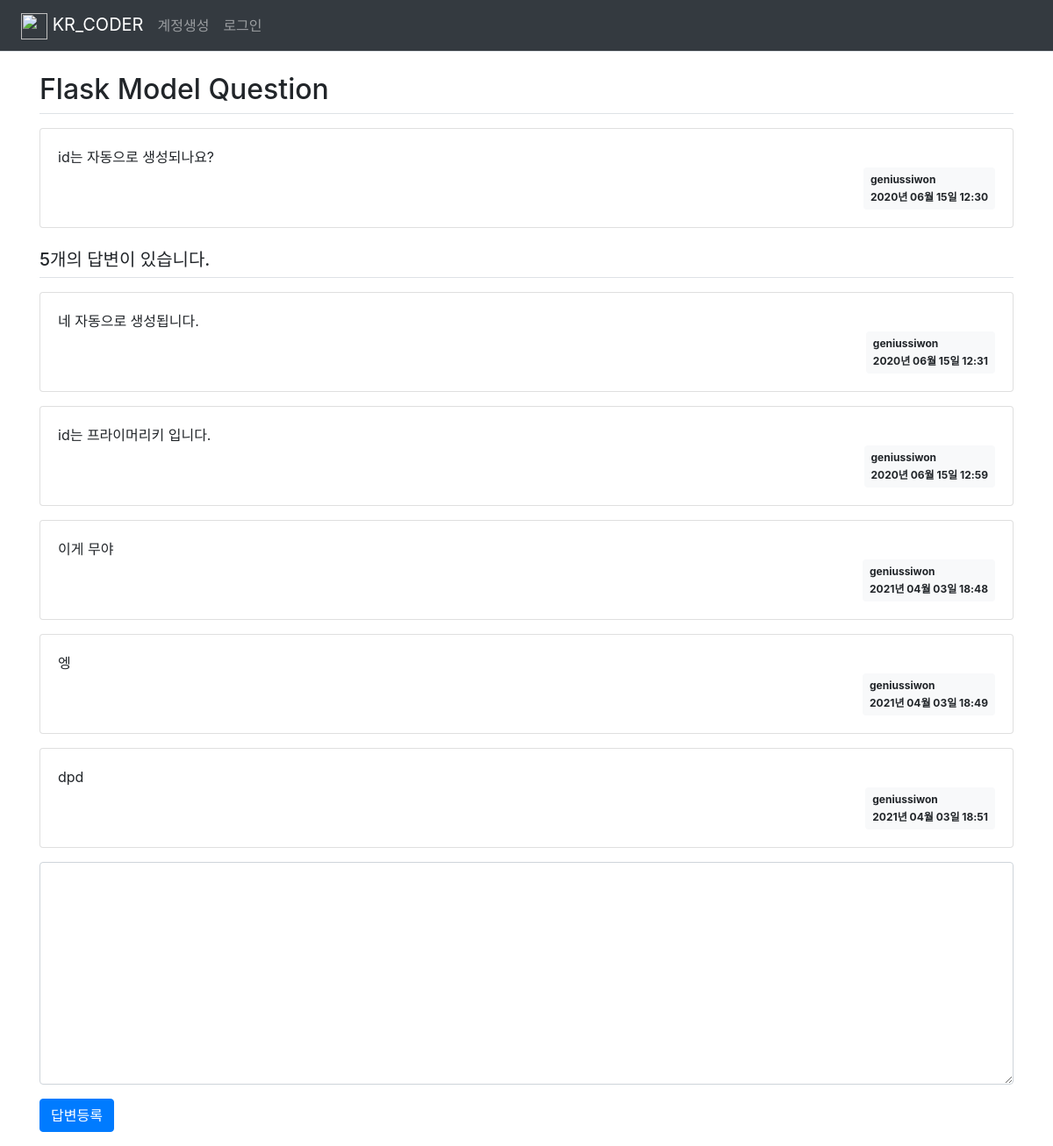
Screenshot of /question/detail/2/ with the database file from the repository.
### pybo/models.py (models this page shows)
class Question(db.Model):
    id = db.Column(db.Integer, primary_key=True)
    subject = db.Column(db.String(200), nullable=False)
    content = db.Column(db.Text(), nullable=False)
    create_date = db.Column(db.DateTime(), nullable=False)
    user_id = db.Column(db.Integer, db.ForeignKey('user.id', ondelete='CASCADE'), nullable=False)
    user = db.relationship('User', backref=db.backref('question_set'))

class User(db.Model):
    id = db.Column(db.Integer, primary_key=True)
    username = db.Column(db.String(150), unique=True, nullable=False)
    password = db.Column(db.String(200), nullable=False)
    email = db.Column(db.String(120), unique=True, nullable=False)

class Answer(db.Model):
    id = db.Column(db.Integer, primary_key=True)
    question_id = db.Column(db.Integer, db.ForeignKey('question.id', ondelete='CASCADE'))
    question = db.relationship('Question', backref=db.backref('answer_set'))
    content = db.Column(db.Text(), nullable=False)
    create_date = db.Column(db.DateTime(), nullable=False)
    user_id = db.Column(db.Integer, db.ForeignKey('user.id', ondelete='CASCADE'), nullable=False)
    user = db.relationship('User', backref=db.backref('answer_set'))

### pybo/views/question_views.py (the view)
@bp.route('/detail/<int:question_id>/')
def detail(question_id):
    form = AnswerForm()
    question = Question.query.get_or_404(question_id)
    return render_template('question/question_detail.html', question=question, form=form)

### pybo/forms.py
class AnswerForm(FlaskForm):
    content = TextAreaField('내용', validators=[DataRequired('내용은 필수입력 항목입니다.')])

### pybo/filter.py (called while the page is built)
def format_datetime(value, fmt='%Y년 %m월 %d일 %H:%M'):
    return value.strftime(fmt)

### pybo/views/auth_views.py (called while the page is built)
@bp.before_app_request
def load_logged_in_user():
    user_id = session.get('user_id')
    if user_id is None:
        g.user = None
    else:
        g.user = User.query.get(user_id)

### pybo/templates/question/question_detail.html (shortened to what this page needs)
{% extends 'base.html' %}
{% block content %}
<div class="container my-3">
    <h2 class="border-bottom py-2">{{ question.subject }}</h2>
    <div class="card my-3">
        <div class="card-body">
            <div class="card-text" style="white-space: pre-line;">{{ question.content }}</div>
            <div class="d-flex justify-content-end">
                <div class="badge badge-light p-2 text-left">
                    <div class="mb-2">{{ question.user.username }}</div>
                    <div>{{ question.create_date|datetime }}</div>
                </div>
            </div>
        </div>
    </div>
    <h5 class="border-bottom my-3 py-2">{{ question.answer_set|length }}개의 답변이 있습니다.</h5>
    {% for answer in question.answer_set %}
    <div class="card my-3">
        <div class="card-body">
            <div class="card-text" style="white-space: pre-line;">{{ answer.content }}</div>
            <div class="d-flex justify-content-end">
                <div class="badge badge-light p-2 text-left">
                    <div class="mb-2">{{ answer.user.username }}</div>
                    <div>{{ answer.create_date|datetime }}</div>
                </div>
            </div>
        </div>
    </div>
    {% endfor %}
    <form action="{{ url_for('answer.create', question_id=question.id) }}" method="post" class="my-3">
        <div class="form-group">
            <textarea name="content" id="content" class="form-control" rows="10"></textarea>
        </div>
        <input type="submit" value="답변등록" class="btn btn-primary">
    </form>
</div>
{% endblock %}

### pybo/templates/base.html (shortened to what this page needs)
<!doctype html>
<html lang="ko">
<head>
    <link rel="stylesheet" href="{{ url_for('static', filename='bootstrap.min.css') }}">
    <link rel="stylesheet" href="{{ url_for('static', filename='style.css') }}">
</head>
<nav class="navbar navbar-expand-lg navbar-dark bg-dark border-bottom">
    <a class="navbar-brand mx-2" href="{{ url_for('main.index') }}">
        <img width="30" height="30" src = "https://postfiles.pstatic.net/MjAyMTA0MDRfMjkg/MDAxNjE3NTEzNTAzMjgw.hvkjJNtkY0Hj3upXvF_0U71RDw2dd_XOJ1_VcSOsEdAg.8UGPVRO40Ri8azJ-KZEJ2iwcVMvaaW_qDsUDEsYPdG0g.PNG.siwoncool18/logo_image.png?type=w773">
        KR_CODER
    </a>
    <div class="collapse navbar-collapse flex-grow-0" id="navbarNav">
        {% if g.user %}
        <ul class="navbar-nav">
            <li class="nav-item ">
                <a class="nav-link" href="{{ url_for('auth.logout') }}">{{ g.user.username }}님 (로그아웃)</a>
            </li>
        </ul>
        {% else %}
        <ul class="navbar-nav">
            <li class="nav-item ">
                <a class="nav-link" href="{{ url_for('auth.signup') }}">계정생성</a>
            </li>
            <li class="nav-item ">
                <a class="nav-link" href="{{ url_for('auth.login') }}">로그인</a>
            </li>
        </ul>
        {% endif %}
    </div>
</nav>
{% block content %}
{% endblock %}
</body>
</html>

### rows the page displays
Question: subject "Flask Model Question", content "id는 자동으로 생성되나요?", create_date "2020년 06월 15일 12:30"
User: user.username "geniussiwon"
Answer: content "네 자동으로 생성됩니다.", user.username "geniussiwon", create_date "2020년 06월 15일 12:31"
Answer: content "id는 프라이머리키 입니다.", user.username "geniussiwon", create_date "2020년 06월 15일 12:59"
Answer: content "이게 무야", user.username "geniussiwon", create_date "2021년 04월 03일 18:48"
Answer: content "엥", user.username "geniussiwon", create_date "2021년 04월 03일 18:49"
Answer: content "dpd", user.username "geniussiwon", create_date "2021년 04월 03일 18:51"

### other values shown
{{ question.answer_set|length }} "5"
